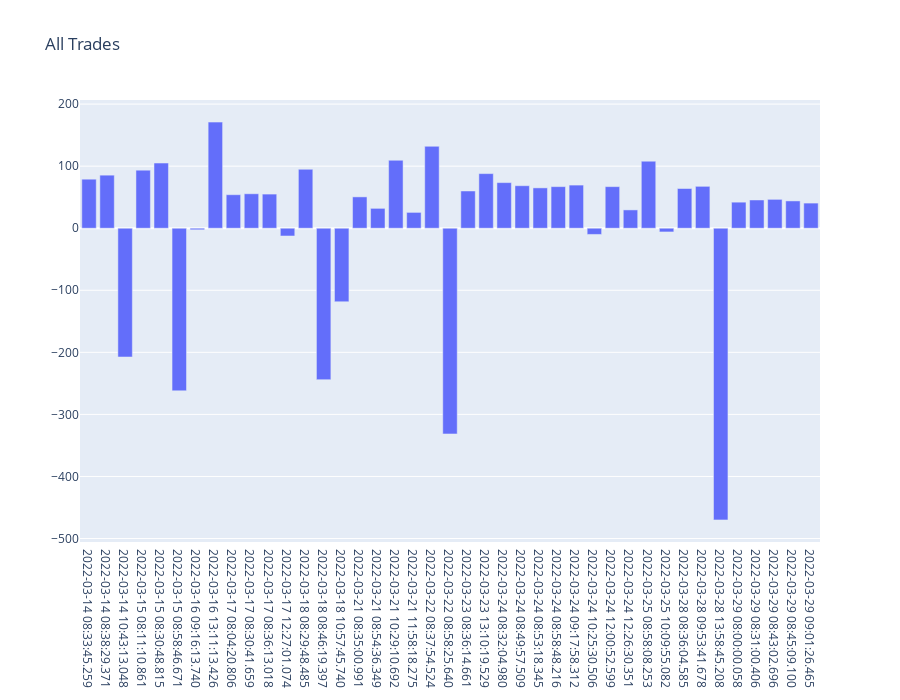
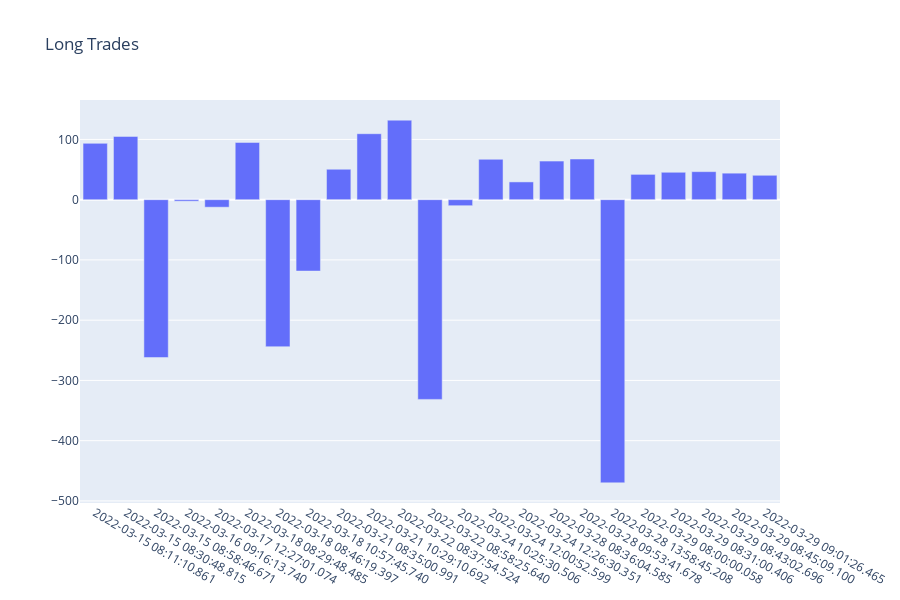
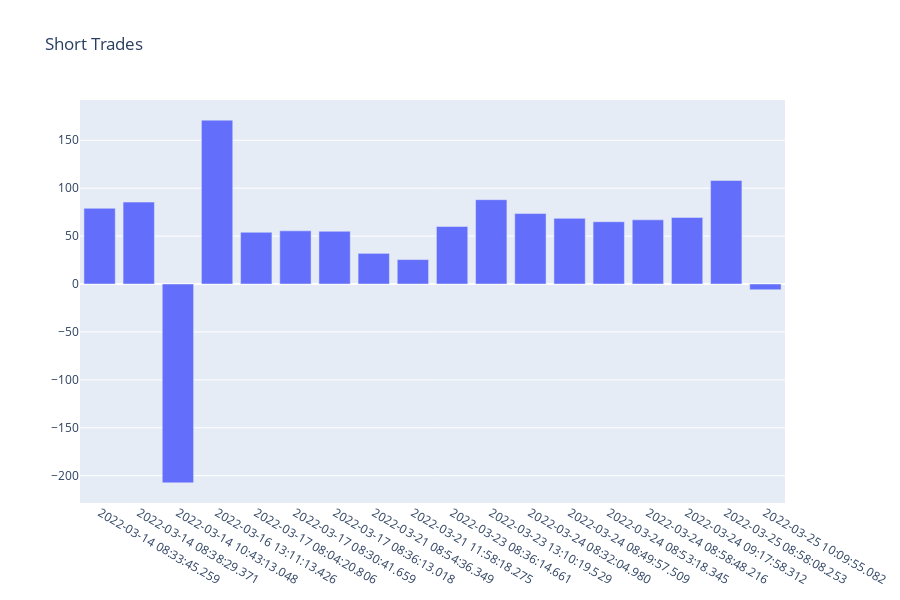

The cell these charts' notebook holds for them, in order:
### Code cell
#create barchart of trade pnl
all = all.sort_values("start")

fig = go.Figure()
fig.add_trace(go.Bar(x=all.start, y= all.pnl))
fig.update_xaxes(type='category')
fig.update_layout(title = "All Trades", height = 700)
fig.show()

fig = go.Figure()
fig.add_trace(go.Bar(x=btrades.start, y= btrades.pnl))
fig.update_xaxes(type='category')
fig.update_layout(title = "Long Trades", height = 600)
fig.show()

fig = go.Figure()
fig.add_trace(go.Bar(x=strades.start, y= strades.pnl))
fig.update_xaxes(type='category')
fig.update_layout(title = "Short Trades", height = 600)
fig.show()
